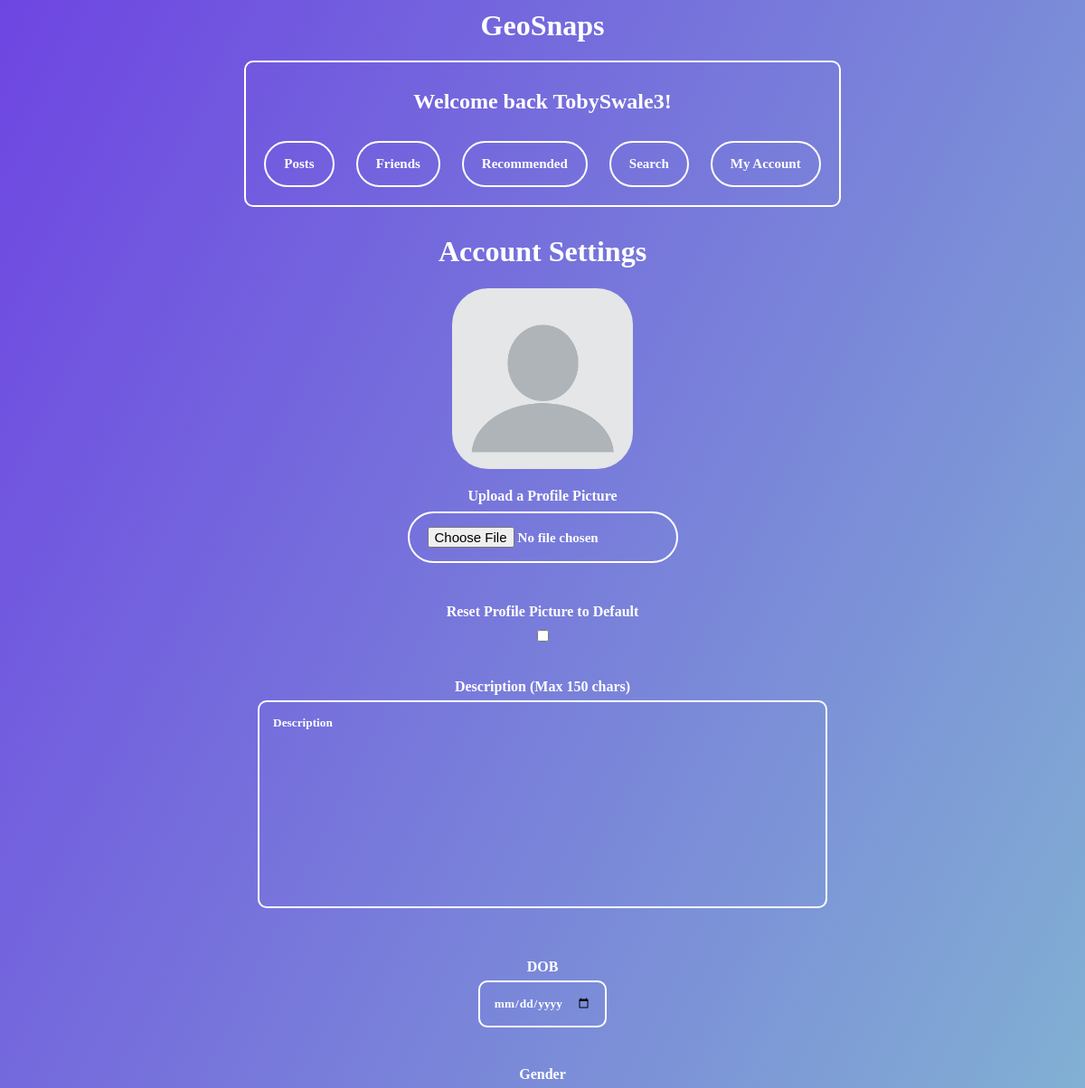
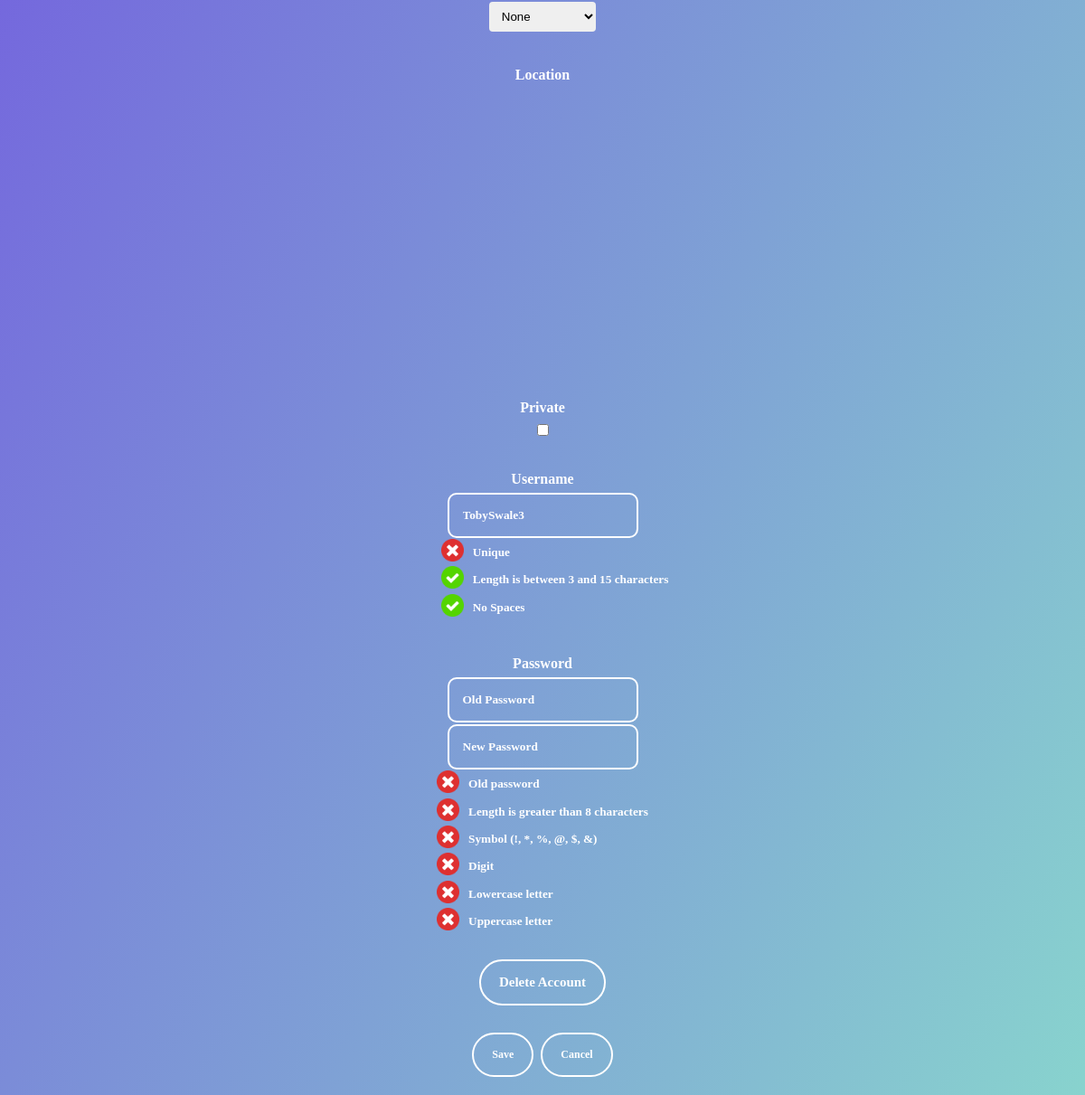
The page /account_settings (signed in) on the database its author committed (2 pictures, top to bottom).
### tables this page shows
CREATE TABLE "Accounts" (
	"username"	TEXT,
	"password"	TEXT,
	"ID"	INTEGER NOT NULL UNIQUE,
	"description"	TEXT,
	"dob"	TEXT,
	"privacy"	TEXT DEFAULT 'public',
	"lng"	TEXT,
	"lat"	TEXT,
	"gender"	TEXT,
	"pfp"	TEXT DEFAULT 'blank-profile-picture-973460_960_720.jpg',
	PRIMARY KEY("ID" AUTOINCREMENT)
);

### main.py (the view, shortened to what this page needs)
@web_site.route('/account_settings', methods=['GET', 'POST'])
def account_settings():
    if "username" not in session:
        return redirect("/login")
    filename = "1024px-Cross_red_circle.svg.png"
    username = session["username"]
    con = sqlite3.connect('database.db')
    con.row_factory = sqlite3.Row
    sql = "SELECT * FROM Accounts WHERE username = ?"
    cursor = con.cursor()
    cursor.execute(sql, (username,))
    con.commit()
    rows = cursor.fetchall()
    sql = "SELECT privacy FROM Accounts WHERE username = ?"
    cursor = con.cursor()
    cursor.execute(sql, (username,))
    getprivacy = cursor.fetchone()
    getprivacy = getprivacy[0]
    genders = ["None","Male", "Female", "Other"]
    return render_template("account_settings.html", rows=rows, getprivacy=getprivacy,filename = filename, genders=genders)

### templates/account_settings.html (shortened to what this page needs)
{% extends 'base.html' %}
{% block content %}
<h1>Account Settings</h1>
{% for row in rows %}
<img src="{{ url_for('static', filename='ProfilePictures/' + row['pfp']) }}" alt="Image" class="rounded-image">
<form method="POST" enctype="multipart/form-data">
    <h4>Upload a Profile Picture</h4>
    <br><input class="linkbutton" type="file" name="photo" accept="image/*"><br><br>
    <br><br><h4>Reset Profile Picture to Default</h4><br><input type="checkbox" id="resetpfp" name="resetpfp"><br><br>
  <br><h4>Description (Max 150 chars)</h4>
    <p><textarea class="textareadescr" name="description" placeholder="Description" maxlength="150">{{row["description"]}}</textarea></p>
  <br><h4>DOB</h4>
    <p><input type="date" name="dob" value='{{row["dob"]}}'></p><br>
  <br><h4>Gender</h4>
    <br>
   <select id="gender" name="gender">
        {% for option in genders %}
            {% if option == row["gender"] %}
                <option value="{{ option }}" selected>{{ option }}</option>
            {% else %}
                <option value="{{ option }}">{{ option }}</option>
            {% endif %}
        {% endfor %}
    </select>
    <br><br>
    <h4>Location</h4>
        {% if row['lat'] == None and row['lng'] == None %}
            <div id="map1" style="height: 300; width: 400;" class="map-container"></div>
        {% endif %}
    <br>
  <h4>Private</h4>
  {% if getprivacy == "public" %}
    <p><input type="checkbox" id="privacy" name="privacy"></p>
  {% elif getprivacy == "private" %}
    <p><input type="checkbox" id="privacy2" name="privacy" value="1" checked></p>
  {% endif %}
        <br>
      <h4>Username</h4>
    <div id="div1">
          <div class = "input-group">
              <p><input type="text" name="Username" id="username" value='{{row["username"]}}' placeholder="Username" onkeyup="searchusernames()">
              <div class="criteria-group" style="padding-left: 27px;">
                <img id="unique" src="{{ url_for('static', filename='ticks_crosses/1024px-Cross_red_circle.svg.png') }}" alt="Image" class="criteria-image">
                <h5>Unique</h5>
              </div>
              <div class="criteria-group" style="padding-left: 27px;">
                <img id="length" src="{{ url_for('static', filename='ticks_crosses/Check_green_circle.svg.png') }}" alt="Image" class="criteria-image">
                <h5>Length is between 3 and 15 characters</h5>
              </div>
              <div class="criteria-group" style="padding-left: 27px;">
                <img id="space" src="{{ url_for('static', filename='ticks_crosses/Check_green_circle.svg.png') }}" alt="Image" class="criteria-image">
                <h5>No Spaces</h5>
              </div>
          </div>
      </p></div>
        <h4>Password</h4>
        <p><input name="oldpassword" id="oldpassword" type="password" placeholder="Old Password" onkeyup="matcholdpassword()"></p>
      <div id="div2">
        <div class = "input-group">
            <p><input name="newpassword" id="password" type="password" value="{{password}}" placeholder="New Password" onkeyup="searchpasswords()">
            <div class="criteria-group">
                <img id="matching" src="{{ url_for('static', filename='ticks_crosses/1024px-Cross_red_circle.svg.png') }}" alt="Image" class="criteria-image">
                <h5>Old password</h5>
            </div>
            <div class="criteria-group">
                <img id="plength" src="{{ url_for('static', filename='ticks_crosses/1024px-Cross_red_circle.svg.png') }}" alt="Image" class="criteria-image">
                <h5>Length is greater than 8 characters</h5>
            </div>
             <div class="criteria-group">
                 <img id="symb" src="{{ url_for('static', filename='ticks_crosses/1024px-Cross_red_circle.svg.png') }}" alt="Image" class="criteria-image">
                 <h5>Symbol (!, *, %, @, $, &)</h5>
             </div>
             <div class="criteria-group">
                <img id="digit" src="{{ url_for('static', filename='ticks_crosses/1024px-Cross_red_circle.svg.png') }}" alt="Image" class="criteria-image">
                <h5>Digit</h5>
             </div>
            <div class="criteria-group">
                <img id="lower" src="{{ url_for('static', filename='ticks_crosses/1024px-Cross_red_circle.svg.png') }}" alt="Image" class="criteria-image">
                <h5>Lowercase letter</h5>
            </div>
            <div class="criteria-group">
                <img id="upper" src="{{ url_for('static', filename='ticks_crosses/1024px-Cross_red_circle.svg.png') }}" alt="Image" class="criteria-image">
                <h5>Uppercase letter</h5>
            </div>
        </div>
     </p></div>
    <a href ='/deleteaccount' class="linkbutton">Delete Account</a>
    <p><input type="submit" value="Save"> <input type="submit" name="cancel" value="Cancel"></p>
    </form>
    {% endfor %}
{% endblock %}

### templates/base.html (shortened to what this page needs)
<html>
<head>
<link href="/static/style.css" rel="stylesheet">
</head>
<body>
<a href='/GeoSnaps' style="display: block; text-decoration: none; color: white; pointer-events: none;">
  <h1 style="margin: 0px;">
    <span style="pointer-events: auto;">GeoSnaps</span>
  </h1>
</a>
<div class="buttonbox">
  {% if session["username"] %}
    <h2>Welcome back {{ session["username"] }}!</h2>
    <a href ='/allposts' class="linkbutton">Posts</a>
    <a href ='/friends' class="linkbutton">Friends</a>
    <a href ='/recommended' class="linkbutton">Recommended</a>
    <a href ='/search' class="linkbutton">Search</a>
    <a href ='/account' class="linkbutton">My Account</a>
  {% else %}
    <h2>You are not logged in</h2>
    <a href ='/Index' class="linkbutton">Register</a>
    <a href ='/login' class="linkbutton">Login</a>
  {% endif %}
</div>
  {% block content %}{% endblock %}
</body>
</html>

### static/style.css (style rules this page uses)
body { background: linear-gradient(to bottom right, #6e45e2, #88d3ce); text-align: center; }
h1 { color:white; font-family:Verdana; }
h2 { color:white; font-family:Verdana; }
h4 { color:white; font-family:Verdana; margin-bottom: -10; }
h5 { color:white; font-family:Verdana; }
a { font-weight:bold; text-decoration:none; margin:10px; }
input[type=button], input[type=submit] { background-color: transparent; border: 2px solid white; font-family: "Verdana"; font-weight: 700; font-size: 12px; border-radius: 30px; color: white; padding: 15px 20px; text-decoration: none; margin: 4px 2px; cursor: pointer; align-items: center; justify-content: center; }
.linkbutton { display: inline-flex; align-items: center; justify-content: center; padding: 15px 20px; font-family: "Verdana"; font-weight: 700; font-size: 15px; text-decoration: none; color: #FFFFFF; border: 2px solid #FFFFFF; border-radius: 30px; }
.buttonbox { border: 2px solid white; border-radius: 10px; padding: 10px; margin: 10px; display: inline-block; }
.map-container { width: 300px; height: 200px; margin-top: 20px; border-radius: 10px; overflow: hidden; margin-left: auto; margin-right: auto; }
.rounded-image { width: 200px; height: 200px; border-radius: 20%; object-fit: cover; }
#div1 { font-weight:bold; }
select { width: 10%; padding: 8px 10px; border: none; border-radius: 4px; }
input[type=text], input[type=number], input[type=date], input[type=time], input[type=password] { background-color: transparent; color: white; padding: 15px 15px; border-radius: 10px; border: 2px solid white; font-family:Verdana; font-weight:bold; }
input[type=text]::placeholder, input[type=number]::placeholder, input[type=date]::placeholder, input[type=time]::placeholder, input[type=password]::placeholder { color: #FFFFFF; }
.textareadescr { background-color: transparent; color: white; padding: 15px 15px; border-radius: 10px; border: 2px solid white; font-family:Verdana; font-weight:bold; resize: none; width: 630px; height: 230px; }
.textareadescr::placeholder { color: #FFFFFF; }

### templates/account_settings.html (style rules this page uses)
#div1, #div2 { display: flex; flex-direction: column; align-items: center; }
.criteria-image { display: block; margin-bottom: 5px; width: 25px; height: 25px; margin-right: 10px; }
input { margin-bottom: -30px; }
.criteria-group { display: flex; align-items: center; margin-bottom: -30px; /* }
.criteria-group h5 { margin-left: 10px; }
.input-group { margin-left: 10px; align-items: left; }

### rows shown on the page
Accounts: username "TobySwale3", pfp (placeholder picture), Username "TobySwale3"

### other values the page prints
form field gender "None"
